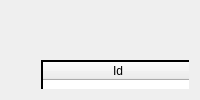
      <widget class="QWidget" name="main">
       <property name="sizePolicy">
        <sizepolicy hsizetype="MinimumExpanding" vsizetype="MinimumExpanding">
         <horstretch>0</horstretch>
         <verstretch>0</verstretch>
        </sizepolicy>
       </property>
       <layout class="QGridLayout" name="gridLayout_2">
        <item row="0" column="0">
         <widget class="QFrame" name="Contenedor">
          <property name="enabled">
           <bool>true</bool>
          </property>
          <property name="sizePolicy">
           <sizepolicy hsizetype="Expanding" vsizetype="Expanding">
            <horstretch>0</horstretch>
            <verstretch>0</verstretch>
           </sizepolicy>
          </property>
          <property name="styleSheet">
           <string notr="true"/>
          </property>
          <property name="frameShape">
           <enum>QFrame::NoFrame</enum>
          </property>
          <property name="frameShadow">
           <enum>QFrame::Plain</enum>
          </property>
          <widget class="QFrame" name="frame">
           <property name="geometry">
            <rect>
             <x>20</x>
             <y>49</y>
             <width>901</width>
             <height>721</height>
            </rect>
           </property>
           <property name="sizePolicy">
            <sizepolicy hsizetype="Expanding" vsizetype="Expanding">
             <horstretch>0</horstretch>
             <verstretch>0</verstretch>
            </sizepolicy>
           </property>
           <property name="frameShape">
            <enum>QFrame::NoFrame</enum>
           </property>
           <property name="frameShadow">
            <enum>QFrame::Plain</enum>
           </property>
           <widget class="QTableWidget" name="tablaProtocolo">
            <property name="geometry">
             <rect>
              <x>10</x>
              <y>0</y>
              <width>881</width>
              <height>671</height>
             </rect>
            </property>
            <property name="sizePolicy">
             <sizepolicy hsizetype="Expanding" vsizetype="Expanding">
              <horstretch>0</horstretch>
              <verstretch>0</verstretch>
             </sizepolicy>
            </property>
            <property name="cursor" stdset="0">
             <cursorShape>PointingHandCursor</cursorShape>
            </property>
            <property name="styleSheet">
             <string notr="true"/>
            </property>
            <property name="frameShape">
             <enum>QFrame::WinPanel</enum>
            </property>
            <property name="frameShadow">
             <enum>QFrame::Plain</enum>
            </property>
            <property name="showGrid">
             <bool>true</bool>
            </property>
            <property name="gridStyle">
             <enum>Qt::SolidLine</enum>
            </property>
            <property name="sortingEnabled">
             <bool>false</bool>
            </property>
            <attribute name="horizontalHeaderCascadingSectionResizes">
             <bool>false</bool>
            </attribute>
            <attribute name="horizontalHeaderDefaultSectionSize">
             <number>150</number>
            </attribute>
            <attribute name="horizontalHeaderMinimumSectionSize">
             <number>100</number>
            </attribute>
            <attribute name="horizontalHeaderShowSortIndicator" stdset="0">
             <bool>false</bool>
            </attribute>
            <attribute name="horizontalHeaderStretchLastSection">
             <bool>true</bool>
            </attribute>
            <attribute name="verticalHeaderDefaultSectionSize">
             <number>50</number>
            </attribute>
            <column>
             <property name="text">
              <string notr="true">Id</string>
             </property>
             <property name="font">
              <font>
               <weight>50</weight>
               <bold>false</bold>
              </font>
             </property>
            </column>
            <column>
             <property name="text">
              <string>Nombre</string>
             </property>
            </column>
            <column>
             <property name="text">
              <string>Ver</string>
             </property>
            </column>
            <column>
             <property name="text">
              <string>Tipo</string>
             </property>
            </column>
            <column>
             <property name="text">
              <string>Vigente</string>
             </property>
            </column>
            <column>
             <property name="text">
              <string>Comentario</string>
             </property>
            </column>
           </widget>
           <widget class="QPushButton" name="UpdateBoton">
            <property name="geometry">
             <rect>
              <x>799</x>
              <y>680</y>
              <width>91</width>
              <height>31</height>
             </rect>
            </property>
            <property name="sizePolicy">
             <sizepolicy hsizetype="Expanding" vsizetype="Expanding">
              <horstretch>0</horstretch>
              <verstretch>0</verstretch>
             </sizepolicy>
            </property>
            <property name="maximumSize">
             <size>
              <width>100</width>
              <height>100</height>
             </size>
            </property>
            <property name="cursor">
             <cursorShape>PointingHandCursor</cursorShape>
            </property>
            <property name="styleSheet">
             <string notr="true"/>
            </property>
            <property name="text">
             <string>UPDATE</string>
            </property>
            <property name="autoDefault">
             <bool>false</bool>
            </property>
            <property name="default">
             <bool>false</bool>
            </property>
            <property name="flat">
             <bool>false</bool>
            </property>
           </widget>
          </widget>
          <widget class="QFrame" name="frame_2">
           <property name="geometry">
            <rect>
             <x>920</x>
             <y>130</y>
             <width>401</width>
             <height>181</height>
            </rect>
           </property>
           <property name="sizePolicy">
            <sizepolicy hsizetype="Expanding" vsizetype="Expanding">
             <horstretch>0</horstretch>
             <verstretch>0</verstretch>
            </sizepolicy>
           </property>
           <property name="frameShape">
            <enum>QFrame::NoFrame</enum>
           </property>
           <property name="frameShadow">
            <enum>QFrame::Plain</enum>
           </property>
           <widget class="QLineEdit" name="visorVigente">
            <property name="geometry">
             <rect>
              <x>12</x>
              <y>19</y>
              <width>191</width>
              <height>31</height>
             </rect>
            </property>
            <property name="sizePolicy">
             <sizepolicy hsizetype="Expanding" vsizetype="Expanding">
              <horstretch>0</horstretch>
              <verstretch>0</verstretch>
             </sizepolicy>
            </property>
            <property name="styleSheet">
             <string notr="true"/>
            </property>
            <property name="text">
             <string/>
            </property>
           </widget>
           <widget class="QPushButton" name="Vigencia">
            <property name="geometry">
             <rect>
              <x>210</x>
              <y>20</y>
              <width>111</width>
              <height>31</height>
             </rect>
            </property>
            <property name="sizePolicy">
             <sizepolicy hsizetype="Expanding" vsizetype="Expanding">
              <horstretch>0</horstretch>
              <verstretch>0</verstretch>
             </sizepolicy>
            </property>
            <property name="cursor">
             <cursorShape>PointingHandCursor</cursorShape>
            </property>
            <property name="styleSheet">
             <string notr="true"/>
            </property>
            <property name="text">
             <string>Cambiar</string>
            </property>
           </widget>
           <widget class="QComboBox" name="tipoVigencia">
            <property name="geometry">
             <rect>
              <x>10</x>
              <y>90</y>
              <width>191</width>
              <height>21</height>
             </rect>
            </property>
            <property name="sizePolicy">
             <sizepolicy hsizetype="Expanding" vsizetype="Expanding">
              <horstretch>0</horstretch>
              <verstretch>0</verstretch>
             </sizepolicy>
            </property>
            <property name="cursor">
             <cursorShape>PointingHandCursor</cursorShape>
            </property>
            <property name="styleSheet">
             <string notr="true"/>
            </property>
            <item>
             <property name="text">
              <string>Vigente</string>
             </property>
            </item>
            <item>
             <property name="text">
              <string>No Vigente</string>
             </property>
            </item>
            <item>
             <property name="text">
              <string>Mostrar Todo</string>
             </property>
            </item>
           </widget>
           <widget class="QComboBox" name="tipoItem">
            <property name="geometry">
             <rect>
              <x>210</x>
              <y>90</y>
              <width>111</width>
              <height>22</height>
             </rect>
            </property>
            <property name="sizePolicy">
             <sizepolicy hsizetype="Expanding" vsizetype="Expanding">
              <horstretch>0</horstretch>
              <verstretch>0</verstretch>
             </sizepolicy>
            </property>
            <property name="cursor">
             <cursorShape>PointingHandCursor</cursorShape>
            </property>
            <property name="styleSheet">
             <string notr="true"/>
            </property>
            <item>
             <property name="text">
              <string>Mostrar Todo</string>
             </property>
            </item>
            <item>
             <property name="text">
              <string>PPP</string>
             </property>
            </item>
            <item>
             <property name="text">
              <string>PCF</string>
             </property>
            </item>
            <item>
             <property name="text">
              <string>PPM</string>
             </property>
            </item>
            <item>
             <property name="text">
              <string>PVI</string>
             </property>
            </item>
            <item>
             <property name="text">
              <string>PVS</string>
             </property>
            </item>
            <item>
             <property name="text">
              <string>PSA</string>
             </property>
            </item>
            <item>
             <property name="text">
              <string>PCA</string>
             </property>
            </item>
           </widget>
           <widget class="QPushButton" name="apFIltro">
            <property name="geometry">
             <rect>
              <x>130</x>
              <y>130</y>
              <width>91</width>
              <height>31</height>
             </rect>
            </property>
            <property name="sizePolicy">
             <sizepolicy hsizetype="Expanding" vsizetype="Expanding">
              <horstretch>0</horstretch>
              <verstretch>0</verstretch>
             </sizepolicy>
            </property>
            <property name="cursor">
             <cursorShape>PointingHandCursor</cursorShape>
            </property>
            <property name="styleSheet">
             <string notr="true"/>
            </property>
            <property name="text">
             <string>Aplicar Filtro</string>
            </property>
           </widget>
          </widget>
          <widget class="QFrame" name="frame_3">
           <property name="geometry">
            <rect>
             <x>920</x>
             <y>320</y>
             <width>401</width>
             <height>101</height>
            </rect>
           </property>
           <property name="sizePolicy">
            <sizepolicy hsizetype="Expanding" vsizetype="Expanding">
             <horstretch>0</horstretch>
             <verstretch>0</verstretch>
            </sizepolicy>
           </property>
           <property name="styleSheet">
            <string notr="true"/>
           </property>
           <property name="frameShape">
            <enum>QFrame::NoFrame</enum>
           </property>
           <property name="frameShadow">
            <enum>QFrame::Plain</enum>
           </property>
           <widget class="QPushButton" name="EjecutarBoton">
            <property name="geometry">
             <rect>
              <x>130</x>
              <y>30</y>
              <width>91</width>
              <height>31</height>
             </rect>
            </property>
            <property name="sizePolicy">
             <sizepolicy hsizetype="Expanding" vsizetype="Expanding">
              <horstretch>0</horstretch>
              <verstretch>0</verstretch>
             </sizepolicy>
            </property>
            <property name="cursor">
             <cursorShape>PointingHandCursor</cursorShape>
            </property>
            <property name="styleSheet">
             <string notr="true"/>
            </property>
            <property name="text">
             <string>Ejecutar</string>
            </property>
           </widget>
          </widget>
          <widget class="QFrame" name="frame_4">
           <property name="geometry">
            <rect>
             <x>920</x>
             <y>50</y>
             <width>391</width>
             <height>71</height>
            </rect>
           </property>
           <property name="sizePolicy">
            <sizepolicy hsizetype="Expanding" vsizetype="Expanding">
             <horstretch>0</horstretch>
             <verstretch>0</verstretch>
            </sizepolicy>
           </property>
           <property name="frameShape">
            <enum>QFrame::NoFrame</enum>
           </property>
           <property name="frameShadow">
            <enum>QFrame::Raised</enum>
           </property>
           <widget class="QLineEdit" name="nombreFiltro">
            <property name="geometry">
             <rect>
              <x>10</x>
              <y>20</y>
              <width>191</width>
              <height>31</height>
             </rect>
            </property>
            <property name="sizePolicy">
             <sizepolicy hsizetype="Expanding" vsizetype="Expanding">
              <horstretch>0</horstretch>
              <verstretch>0</verstretch>
             </sizepolicy>
            </property>
            <property name="styleSheet">
             <string notr="true"/>
            </property>
            <property name="text">
             <string/>
            </property>
           </widget>
           <widget class="QPushButton" name="apFiltroNombre">
            <property name="geometry">
             <rect>
              <x>210</x>
              <y>20</y>
              <width>111</width>
              <height>31</height>
             </rect>
            </property>
            <property name="sizePolicy">
             <sizepolicy hsizetype="Expanding" vsizetype="Expanding">
              <horstretch>0</horstretch>
              <verstretch>0</verstretch>
             </sizepolicy>
            </property>
            <property name="cursor">
             <cursorShape>PointingHandCursor</cursorShape>
            </property>
            <property name="styleSheet">
             <string notr="true"/>
            </property>
            <property name="text">
             <string>Aplicar Filtro</string>
            </property>
           </widget>
          </widget>
          <widget class="QTextEdit" name="VERSION">
           <property name="geometry">
            <rect>
             <x>930</x>
             <y>660</y>
             <width>201</width>
             <height>51</height>
            </rect>
           </property>
           <property name="sizePolicy">
            <sizepolicy hsizetype="Expanding" vsizetype="Expanding">
             <horstretch>0</horstretch>
             <verstretch>0</verstretch>
            </sizepolicy>
           </property>
           <property name="styleSheet">
            <string notr="true">font: 20pt &quot;MS Shell Dlg 2&quot;;</string>
           </property>
           <property name="readOnly">
            <bool>true</bool>
           </property>
           <property name="html">
            <string>&lt;!DOCTYPE HTML PUBLIC &quot;-//W3C//DTD HTML 4.0//EN&quot; &quot;http://www.w3.org/TR/REC-html40/strict.dtd&quot;&gt;
&lt;html&gt;&lt;head&gt;&lt;meta name=&quot;qrichtext&quot; content=&quot;1&quot; /&gt;&lt;style type=&quot;text/css&quot;&gt;
p, li { white-space: pre-wrap; }
&lt;/style&gt;&lt;/head&gt;&lt;body style=&quot; font-family:'MS Shell Dlg 2'; font-size:20pt; font-weight:400; font-style:normal;&quot;&gt;
&lt;p style=&quot;-qt-paragraph-type:empty; margin-top:0px; margin-bottom:0px; margin-left:0px; margin-right:0px; -qt-block-indent:0; text-indent:0px; font-size:8pt;&quot;&gt;&lt;br /&gt;&lt;/p&gt;&lt;/body&gt;&lt;/html&gt;</string>
           </property>
          </widget>
          <widget class="QTextEdit" name="command_box">
           <property name="geometry">
            <rect>
             <x>20</x>
             <y>780</y>
             <width>781</width>
             <height>31</height>
            </rect>
           </property>
           <property name="sizePolicy">
            <sizepolicy hsizetype="Expanding" vsizetype="Expanding">
             <horstretch>0</horstretch>
             <verstretch>0</verstretch>
            </sizepolicy>
           </property>
           <property name="styleSheet">
            <string notr="true"/>
           </property>
          </widget>
          <widget class="QPushButton" name="command_btn">
           <property name="geometry">
            <rect>
             <x>820</x>
             <y>780</y>
             <width>101</width>
             <height>31</height>
            </rect>
           </property>
           <property name="sizePolicy">
            <sizepolicy hsizetype="Expanding" vsizetype="Expanding">
             <horstretch>0</horstretch>
             <verstretch>0</verstretch>
            </sizepolicy>
           </property>
           <property name="cursor">
            <cursorShape>PointingHandCursor</cursorShape>
           </property>
           <property name="styleSheet">
            <string notr="true"/>
           </property>
           <property name="text">
            <string>COMMAND</string>
           </property>
          </widget>
          <widget class="QPushButton" name="test_btn">
           <property name="geometry">
            <rect>
             <x>1130</x>
             <y>660</y>
             <width>111</width>
             <height>51</height>
            </rect>
           </property>
           <property name="sizePolicy">
            <sizepolicy hsizetype="Expanding" vsizetype="Expanding">
             <horstretch>0</horstretch>
             <verstretch>0</verstretch>
            </sizepolicy>
           </property>
           <property name="cursor">
            <cursorShape>PointingHandCursor</cursorShape>
           </property>
           <property name="text">
            <string>TEST</string>
           </property>
          </widget>
         </widget>
        </item>
       </layout>
      </widget>
